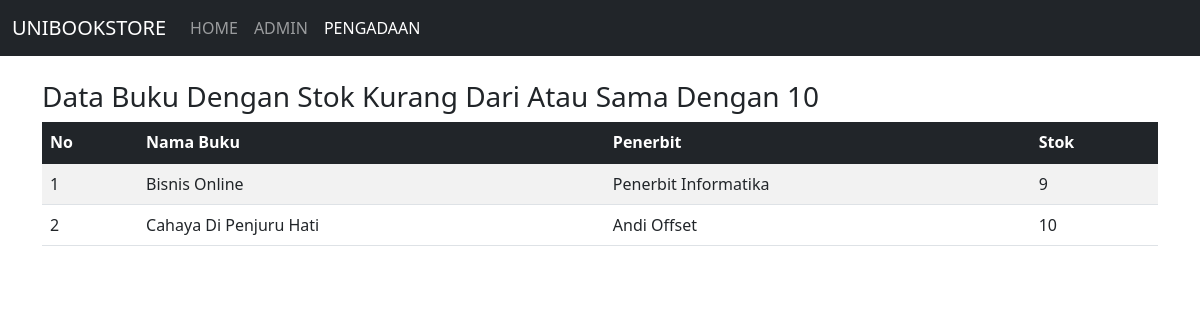
Screenshot of /pengadaan.php with the database file from the repository.
### tables this page shows
CREATE TABLE `buku` (
  `id_buku` varchar(5) NOT NULL,
  `id_penerbit` varchar(4) NOT NULL,
  `kategori` enum('Bisnis','Keilmuan','Novel') NOT NULL,
  `nama_buku` varchar(191) NOT NULL,
  `harga` int NOT NULL,
  `stok` int NOT NULL,
  PRIMARY KEY (`id_buku`),
  KEY `penerbit_buku` (`id_penerbit`),
  CONSTRAINT `penerbit_buku` FOREIGN KEY (`id_penerbit`) REFERENCES `penerbit` (`id_penerbit`) ON DELETE CASCADE ON UPDATE CASCADE
);

CREATE TABLE `penerbit` (
  `id_penerbit` varchar(4) NOT NULL,
  `nama` varchar(191) NOT NULL,
  `alamat` varchar(191) NOT NULL,
  `kota` varchar(191) NOT NULL,
  `telepon` varchar(191) NOT NULL,
  PRIMARY KEY (`id_penerbit`)
);

### pengadaan.php (the view, shortened to what this page needs)
<!DOCTYPE html>
<html lang="en">
<?php
  include_once("database/config.php");
  $result = mysqli_query($mysqli, "select a.*, b.* from buku a inner join penerbit b on a.id_penerbit=b.id_penerbit where stok <= 10 order by stok asc");
?>
<head>
  <link href="https://cdn.jsdelivr.net/npm/bootstrap@5.1.3/dist/css/bootstrap.min.css" rel="stylesheet">
  <link href="https://cdnjs.cloudflare.com/ajax/libs/font-awesome/6.2.1/css/all.min.css" rel="stylesheet">
</head>
<body>
  <?php
    include_once("layouts/navbar.php");
  ?>
  <div class="container">
  <h3>Data Buku Dengan Stok Kurang Dari Atau Sama Dengan 10</h3>
    <table class="table table-striped ">
      <thead class="table-dark">
        <tr>
          <th scope="col">No</th>
          <th scope="col">Nama Buku</th>
          <th scope="col">Penerbit</th>
          <th scope="col">Stok</th>
        </tr>
      </thead>
      <tbody>
      <?php
      $no = 1;
      while($data = mysqli_fetch_array($result)) { ?>
        <tr>
          <td><?php echo $no++; ?></td>
          <td><?php echo $data['nama_buku']; ?></td>
          <td><?php echo $data['nama']; ?></td>
          <td><?php echo $data['stok']; ?></td>
        </tr>
      <?php } ?>
      </tbody>
    </table>
  </div>
</body>
</html>

### rows the page displays
buku: nama_buku "Bisnis Online", id_penerbit.nama "Penerbit Informatika", stok "9"
buku: nama_buku "Cahaya Di Penjuru Hati", id_penerbit.nama "Andi Offset", stok "10"
